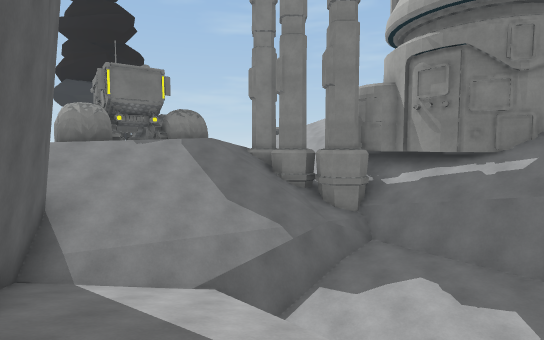
View 1 (above)

14 first-person views from a walk through a 3-D level made in the Unity game engine. The camera is 1.5 m above the floor, tilts 4° down and sees 80° across. The floor is counted in squares, 2 m on a side. Each view is taken from the middle of a square. On the plan, view 1 faces up. The plan holds only what a view shows up to about 11 squares ahead; the rest is blank. The place goes on beyond the plan. The player character is not drawn. Some surface patterns are stand-ins.

View 2
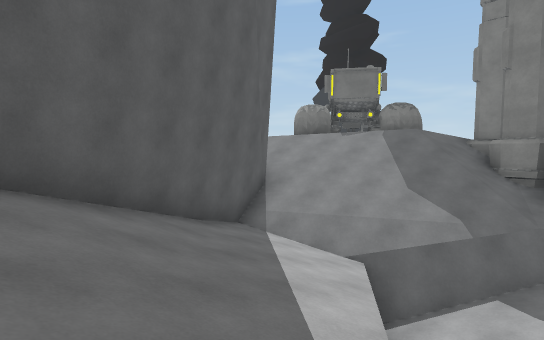

View 3
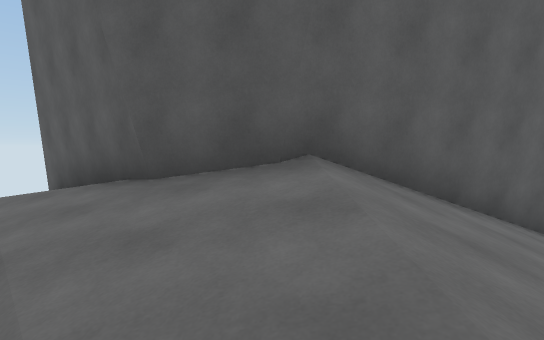

View 4
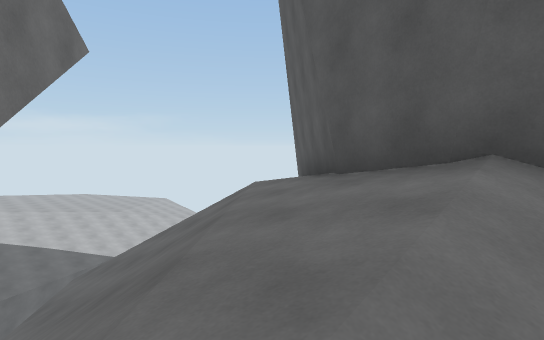

View 5
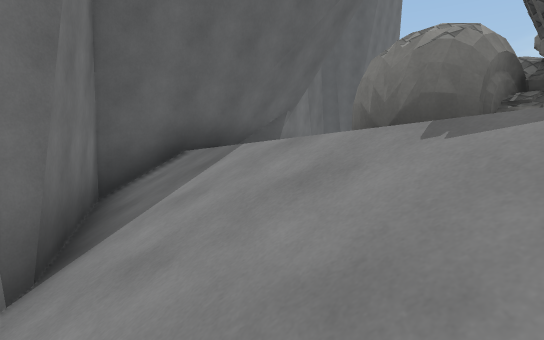

View 6
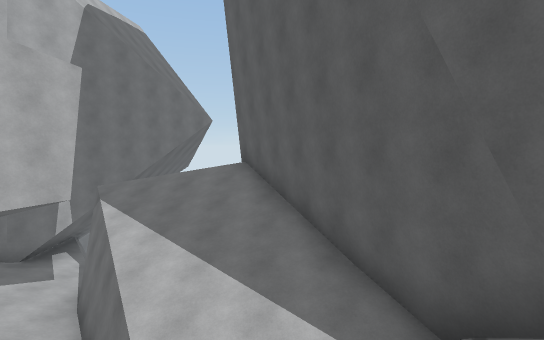

View 7
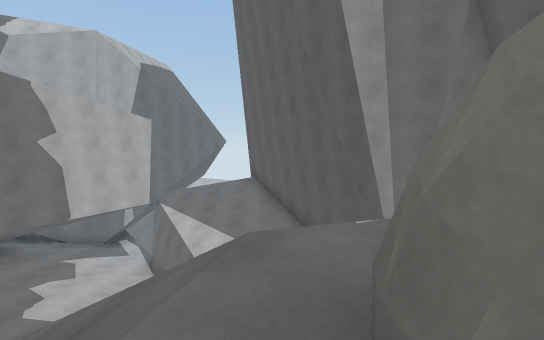

View 8
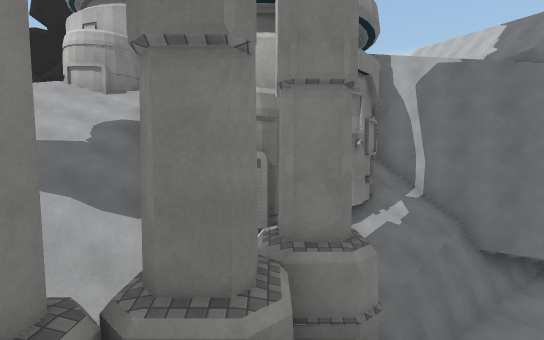

View 9
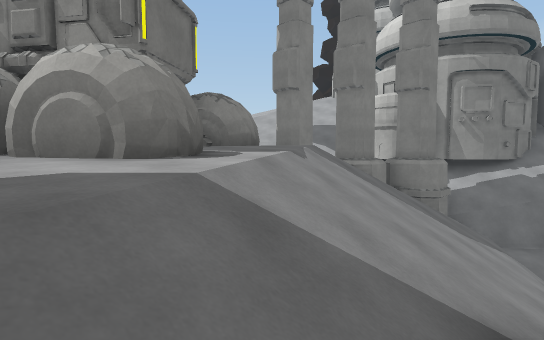

View 10
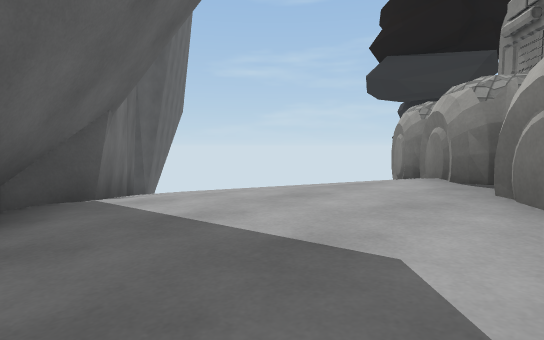

View 11
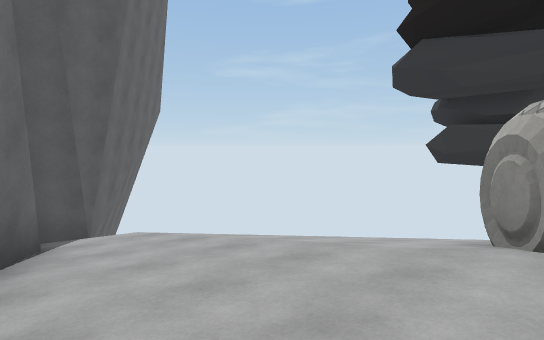

View 12
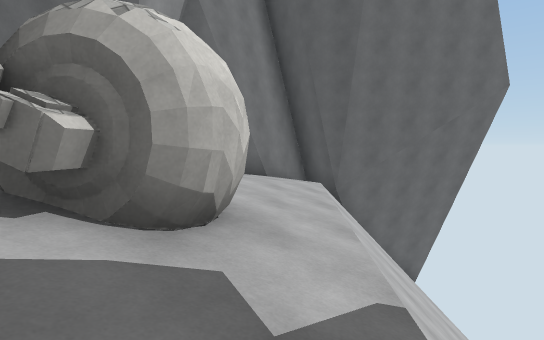

View 13
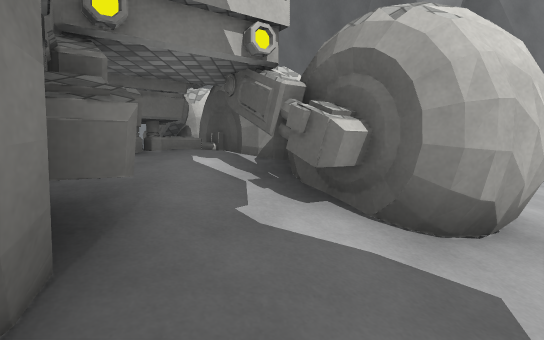

View 14
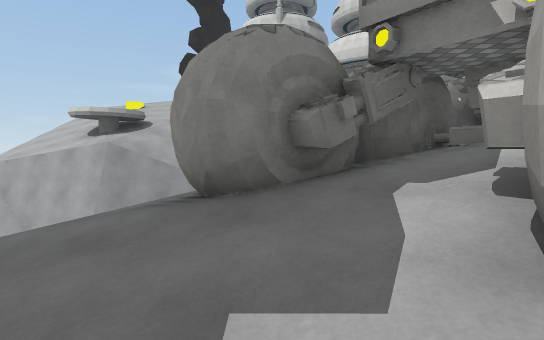

### Floor plan
Key: @ floor where view 1 was taken; # wall or solid block; . main floor; - floor 0.75 m lower than the main floor; _ floor 1.5 m lower than the main floor; < floor 3 m lower than the main floor; ( floor 4.75 m lower than the main floor; : floor 5 m higher than the main floor; ! floor 5.5 m lower than the main floor; ? floor 6.25 m lower than the main floor; / step, stairs or slope; = window, fence, low wall or low ledge; v drop or lower ground; O other object.
Columns run from 17 left of view 1 to 9 right of it. Each row starts with its distance up from view 1.
 23                   //
 22                 ////
 21                 #///
 20                 ##
 19                 ##=/
 18                 #///
 17            //   #
 16           /#-          /:
 15      !#=///#         ///O
 14    ?(#=/-####       /////#
 13    (<=///#####     ////
 12 #v v///-..#####..# ///
 11 ###/_--...#####./## #
 10   #/_--....##.../#####
  9   ####-....#../////###
  8      ###....///////v=##OO
  7        ##.////////vvv#_.v
  6         ##//#////vvvvvvv/
  5          #####///vvvvvv/
  4              #///v vvv/
  3              ##///vvvv
  2               #////#v   v##
  1               ##///vvvvv###
  0                #/@//vv#
 -1                #-///v##
 -2                #////##
 -3               ##////
 -4              ##////
 -5             ##/////
 -6                 ///

Where each view was taken, in squares from view 1:
view 1: 0 up, 0 right, facing up
view 2: 0 up, 2 right, facing up-left
view 3: 1 down, 2 right, facing left
view 4: 0 up, 2 right, facing down-left
view 5: 8 up, 2 left, facing left
view 6: 8 up, 2 left, facing down
view 7: 12 up, 2 left, facing down
view 8: 10 up, 2 left, facing right
view 9: 6 up, 7 left, facing up-right
view 10: 7 up, 6 left, facing up-left
view 11: 9 up, 8 left, facing up-left
view 12: 16 up, 7 left, facing down-left
view 13: 16 up, 7 left, facing down
view 14: 15 up, 9 left, facing right
